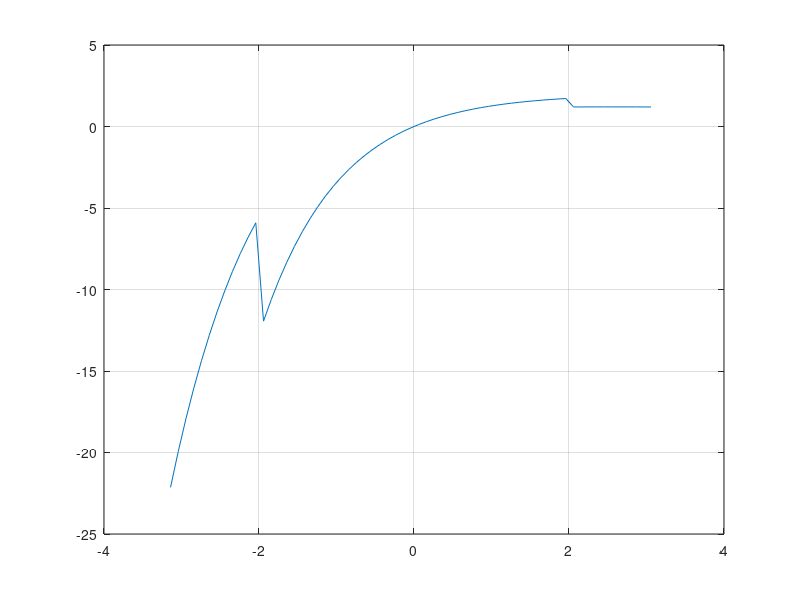

Write MATLAB code to recreate this figure.
clc;clear
close all
% Funcion anonima
f = @(x) (x<=-2).*(sin(x).^2) + (x>-2).*(1-exp(-x))+ (x<2).*(1-exp(-x)) ...
    + (x>=2).*(1./(x+1));
% Grafica
x = -pi:0.1:pi;
plot(x,f(x));grid on